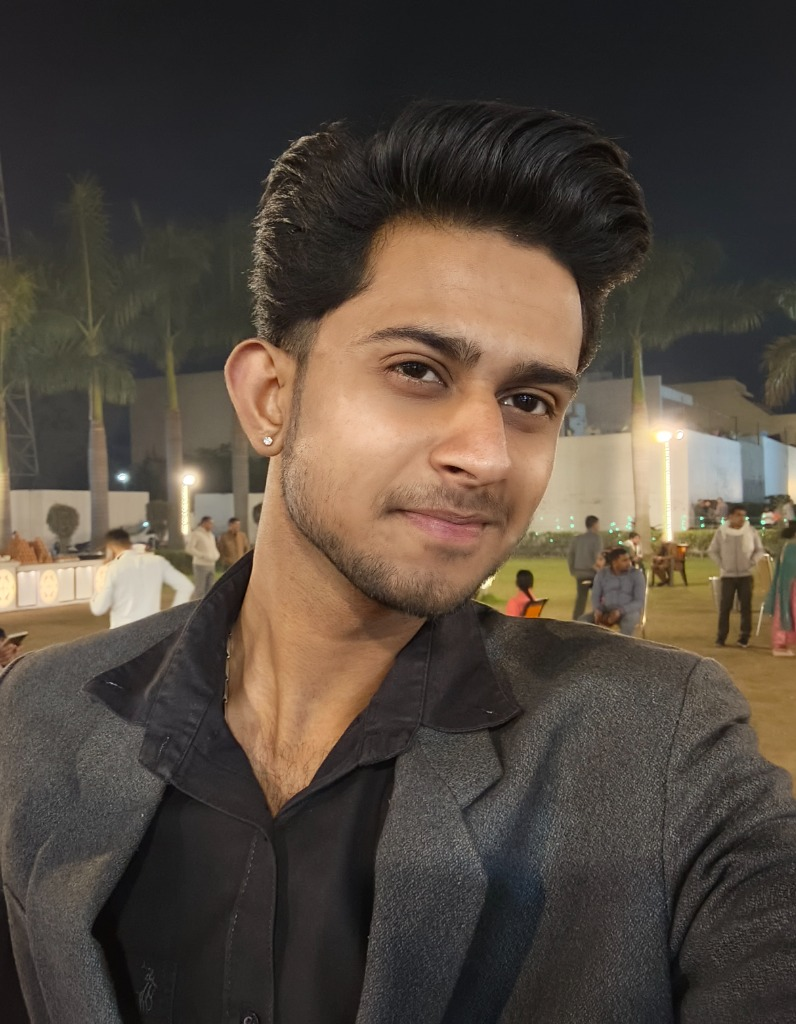
#> input picture assets/profile_photo.jpg, 796 x 1024 px
$ python process_portrait.py
#> lines starting #> are read from the running program, lines starting #| are printed output that depends on the picture; after the words box and inside, x2 and y2 are one past the last pixel; in counts of white or black regions, pixels touching at a corner belong together
import os
import numpy as np
from PIL import Image, ImageOps, ImageFilter, ImageEnhance

def process_image(img_path):
#> called with img_path = 'assets/profile_photo.jpg'
    img = Image.open(img_path).convert('RGB')
#> img is the input picture: PIL image 796x1024 RGB; mean R, G, B 83.8, 73, 62.8
    width, height = img.size
#> width = 796; height = 1024

    # Head and shoulders crop: top 10% to 90%, center horizontal
    crop_aspect = 300 / 340
    img_aspect = width / height
#> img_aspect = 0.777

    if img_aspect > crop_aspect:
        new_width = int(height * crop_aspect)
        left = (width - new_width) // 2
        img = img.crop((left, 0, left + new_width, height))
    else:
        new_height = int(width / crop_aspect)
#> new_height = 902
        top = int((height - new_height) * 0.1) # keep face near top
#> top = 12
        img = img.crop((0, top, width, top + new_height))
#> img: PIL image 796x902 RGB

    img = img.resize((300, 340), Image.Resampling.LANCZOS)
#> img: PIL image 300x340 RGB

    # Pre-processing as per spec:
    # autocontrast(cutoff=1) + UnsharpMask(radius=3, percent=140) + Contrast 1.3x
    gray = ImageOps.autocontrast(img.convert('L'), cutoff=1)
    gray = gray.filter(ImageFilter.UnsharpMask(radius=3, percent=140))
    enhancer = ImageEnhance.Contrast(gray)
    gray = enhancer.enhance(1.3)
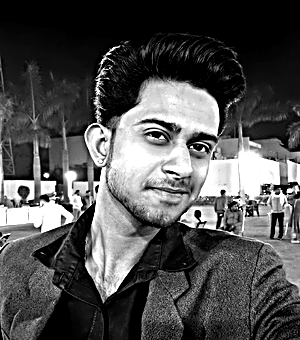
#> gray: PIL image 300x340 L; min 0, max 255, mean 80.3

    img_np = np.array(gray, dtype=np.float32)

    h, w = img_np.shape
#> h = 340; w = 300
    mask = np.ones((h, w), dtype=bool)

    # Hard-clear border noise
    mask[0:15, :] = False

    return img_np, mask

def floyd_steinberg_dither_serpentine(arr, mask=None, invert=False):
    h, w = arr.shape
    img = arr.copy()
    output = np.zeros((h, w), dtype=np.uint8)

    for y in range(h):
        # Serpentine order: even rows L->R, odd rows R->L
        x_range = range(w) if y % 2 == 0 else range(w - 1, -1, -1)
        direction = 1 if y % 2 == 0 else -1

        for x in x_range:
            old_val = img[y, x]
            if mask is not None and not mask[y, x]:
                new_val = 255 if not invert else 0
            else:
                new_val = 255 if old_val > 128 else 0

            output[y, x] = new_val
            err = old_val - new_val

            # Error distribution (Floyd-Steinberg)
            if 0 <= x + direction < w:
                img[y, x + direction] += err * (7.0 / 16.0)
            if y + 1 < h:
                if 0 <= x - direction < w:
                    img[y + 1, x - direction] += err * (3.0 / 16.0)
                img[y + 1, x] += err * (5.0 / 16.0)
                if 0 <= x + direction < w:
                    img[y + 1, x + direction] += err * (1.0 / 16.0)

    return output

def dither_to_svg_paths(dither_matrix, scale_x=1.2, scale_y=1.2, offset_x=45, offset_y=95, draw_white=False):
    # Converts 2D binary matrix into horizontal run-length SVG path strings
    h, w = dither_matrix.shape
    path_runs = []

    target_val = 255 if draw_white else 0

    for y in range(h):
        in_run = False
        start_x = 0
        for x in range(w):
            val = dither_matrix[y, x]
            is_match = (val == target_val)

            if is_match and not in_run:
                in_run = True
                start_x = x
            elif not is_match and in_run:
                in_run = False
                run_length = x - start_x
                px = offset_x + start_x * scale_x
                py = offset_y + y * scale_y
                pw = run_length * scale_x
                path_runs.append(f"M {px:.1f} {py:.1f} h {pw:.1f}")

        if in_run:
            run_length = w - start_x
            px = offset_x + start_x * scale_x
            py = offset_y + y * scale_y
            pw = run_length * scale_x
            path_runs.append(f"M {px:.1f} {py:.1f} h {pw:.1f}")

    return " ".join(path_runs)

if __name__ == '__main__':
    script_dir = os.path.dirname(os.path.abspath(__file__))
    img_path = os.path.join(script_dir, 'assets', 'profile_photo.jpg')
    if not os.path.exists(img_path):
        img_path = r"C:\Users\Vibhansh Vats\.gemini\antigravity-ide\brain\91a6552c-a66b-4da4-a6d8-de676ebfd8c1\.user_uploaded\media_1787081387643.jpg"

    gray_arr, mask = process_image(img_path)
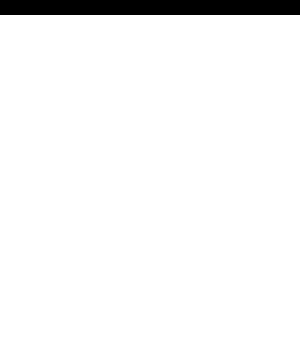
#> mask: shape (340, 300) bool; 95.6% white; 1 black region, box (x1, y1, x2, y2) and area: (0, 0, 300, 15) 4500

    # Invert gray for dark mode so lit areas have high density / white dots
    dark_dither = floyd_steinberg_dither_serpentine(255 - gray_arr, mask=mask, invert=True)
#> in floyd_steinberg_dither_serpentine, `img = arr.copy()`:
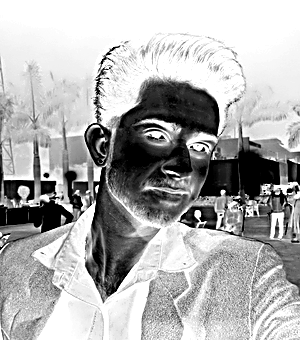
#> img: shape (340, 300) float32; min 0, max 255, mean 174.7
#> after the loop in floyd_steinberg_dither_serpentine, `for y in range(h):`:
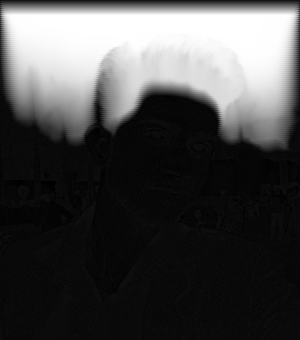
#> img: shape (340, 300) float32; min -110.7, max 7055, mean 1958.6; drawn with min black and max white
#> after the loop in floyd_steinberg_dither_serpentine, `for y in range(h):`:
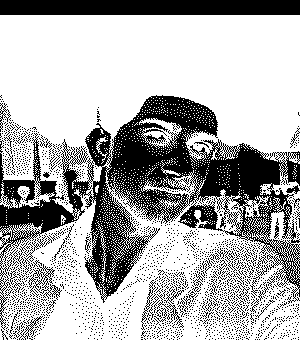
#> output: shape (340, 300); 68.3% white; 2205 black regions (2158 under 20 px), largest, box (x1, y1, x2, y2) and area: (0, 95, 300, 330) 21729, (0, 0, 300, 15) 4500, (28, 264, 62, 300) 305
    light_dither = floyd_steinberg_dither_serpentine(gray_arr, mask=None, invert=False)
#> call 2 of floyd_steinberg_dither_serpentine, with invert = False
#> after the loop in floyd_steinberg_dither_serpentine (call 2), `for y in range(h):`:
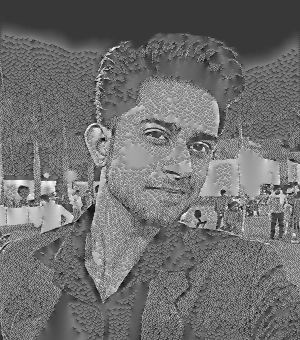
#> img: shape (340, 300) float32; min -100.1, max 353.6, mean 98; drawn with min black and max white
#> after the loop in floyd_steinberg_dither_serpentine (call 2), `for y in range(h):`:
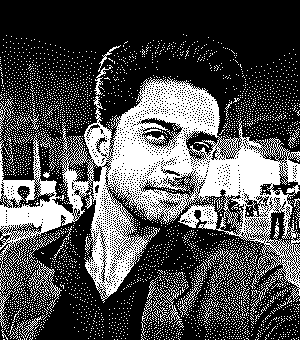
#> output: shape (340, 300); 31.4% white; 3786 white regions (3752 under 20 px), largest, box (x1, y1, x2, y2) and area: (0, 77, 300, 304) 23967, (27, 264, 62, 312) 315, (178, 263, 207, 317) 182

    dark_path = dither_to_svg_paths(dark_dither, scale_x=1.2, scale_y=1.2, offset_x=36, offset_y=100, draw_white=True)
#> after the loop in dither_to_svg_paths, `for y in range(h):`: path_runs = 12381 items, first 6: 'M 36.0 118.0 h 360.0', 'M 36.0 119.2 h 360.0', 'M 36.0 120.4 h 360.0', 'M 36.0 121.6 h 360.0', 'M 36.0 122.8 h 360.0', 'M 36.0 124.0 h 360.0'
    light_path = dither_to_svg_paths(light_dither, scale_x=1.2, scale_y=1.2, offset_x=36, offset_y=100, draw_white=False)

    print(f"Dark path runs length: {len(dark_path)}")
#| Dark path runs length: 245936
    print(f"Light path runs length: {len(light_path)}")
#| Light path runs length: 303424
